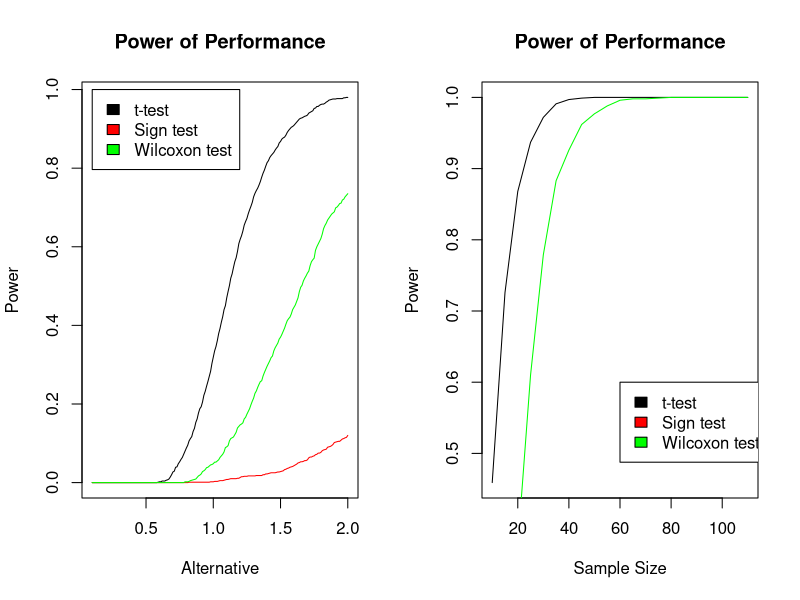

Write R code to recreate this figure.
#library(VGAM)
#power of performance (t-test)
med=log(2,base = exp(1))
power_func1=function(n,mu){
  set.seed(123)
  R=1000
  tobs=power=array(0)
  for(i in 1:R){
    sample=rexp(n,1/mu)
    tobs[i]=(mean(sample)-med)/(sd(sample)/sqrt(n))
  }
  result=ifelse(tobs>qt(0.95,n-1),1,0)
  power=sum(result)/R
  return(power)
}
#power of performance(sign test)
#rl
power_func2=function(n,mu){
  set.seed(123)
  R=1000
  p=1/2
  q=1/2
  tobs=power=array(0)
  for(i in 1:R){
    sample=rexp(n,1/mu)
    S=sum(ifelse(sample>med,1,0))
    tobs[i]=(S-n*q)/sqrt(n*p*q)
    
  }
  result=ifelse(tobs>qexp(0.95),1,0)
  power=sum(result)/R
  return(power)
  
}

#power of performance(Wilcoxon test)
power_func3=function(n,mu){
  set.seed(123)
  R=1000
  tobs=power=array(0)
  for(i in 1:R){
    sample=rexp(n,1/mu)
    S1=ifelse(sample>med,1,0)
    w=sum(S1*(rank(abs(sample-med))))
    tobs[i]=(w-n*(n+1)/4)/sqrt(n*(n+1)+(2*n+1)/24)
    
  }
  result=ifelse(tobs>qexp(0.95),1,0)
  power=sum(result)/R
  return(power)
  
}
# for varying alternatives
par(mfrow=c(1,2))
mu=seq(0.1,2,0.01);n=20;Power1=Power2=Power3=array(0)
for(i in 1:length(mu)){
  Power1[i]=power_func1(n,mu[i])
  Power2[i]=power_func2(n,mu[i])
  Power3[i]=power_func3(n,mu[i])
}
plot(mu,Power1,type='l',
     xlab='Alternative',ylab='Power',
     main='Power of Performance')
lines(mu,Power2,col="Red")
lines(mu,Power3,col="Green")
legend(0.1,1,c("t-test","Sign test","Wilcoxon test"),fill=c("black","red","Green"))

# for varying sample size
n=seq(10,110,5);mu=1.5;Power1=Power2=Power3=array(0)
for(i in 1:length(n)){
  Power1[i]=power_func1(n[i],mu)
  Power2[i]=power_func2(n[i],mu)
  Power3[i]=power_func3(n[i],mu)
}
plot(n,Power1,type='l',
     xlab='Sample Size',ylab='Power',
     main='Power of Performance')
lines(n,Power2,col="Red")
lines(n,Power3,col="Green")
legend(60,.6,c("t-test","Sign test","Wilcoxon test"),fill=c("black","red","Green"))

